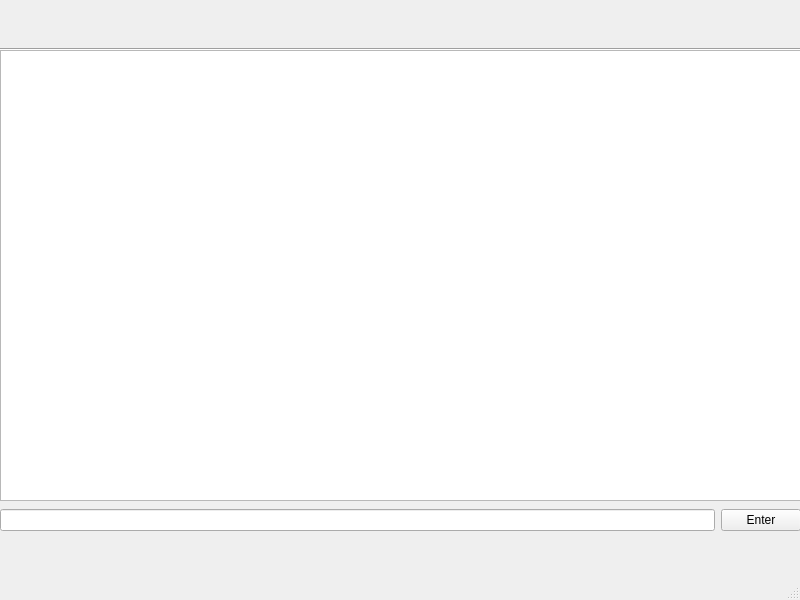
<?xml version="1.0" encoding="UTF-8"?>
<ui version="4.0">
 <class>MainWindow</class>
 <widget class="QMainWindow" name="MainWindow">
  <property name="geometry">
   <rect>
    <x>0</x>
    <y>0</y>
    <width>800</width>
    <height>600</height>
   </rect>
  </property>
  <property name="windowTitle">
   <string>MainWindow</string>
  </property>
  <widget class="QWidget" name="centralwidget">
   <widget class="QWidget" name="verticalLayoutWidget">
    <property name="geometry">
     <rect>
      <x>0</x>
      <y>0</y>
      <width>801</width>
      <height>51</height>
     </rect>
    </property>
    <layout class="QVBoxLayout" name="verticalL">
     <item>
      <widget class="QLabel" name="usuario">
       <property name="text">
        <string/>
       </property>
      </widget>
     </item>
     <item>
      <widget class="Line" name="line">
       <property name="orientation">
        <enum>Qt::Horizontal</enum>
       </property>
      </widget>
     </item>
    </layout>
   </widget>
   <widget class="QWidget" name="verticalLayoutWidget_2">
    <property name="geometry">
     <rect>
      <x>0</x>
      <y>50</y>
      <width>801</width>
      <height>451</height>
     </rect>
    </property>
    <layout class="QVBoxLayout" name="verticalL2">
     <item>
      <widget class="QListWidget" name="conversacion"/>
     </item>
    </layout>
   </widget>
   <widget class="QWidget" name="horizontalLayoutWidget">
    <property name="geometry">
     <rect>
      <x>0</x>
      <y>500</y>
      <width>801</width>
      <height>41</height>
     </rect>
    </property>
    <layout class="QHBoxLayout" name="horizontalLayout">
     <item>
      <widget class="QLineEdit" name="input"/>
     </item>
     <item>
      <widget class="QPushButton" name="enter">
       <property name="text">
        <string>Enter</string>
       </property>
      </widget>
     </item>
    </layout>
   </widget>
  </widget>
  <widget class="QMenuBar" name="menubar">
   <property name="geometry">
    <rect>
     <x>0</x>
     <y>0</y>
     <width>800</width>
     <height>21</height>
    </rect>
   </property>
  </widget>
  <widget class="QStatusBar" name="statusbar"/>
 </widget>
 <resources/>
 <connections/>
</ui>
